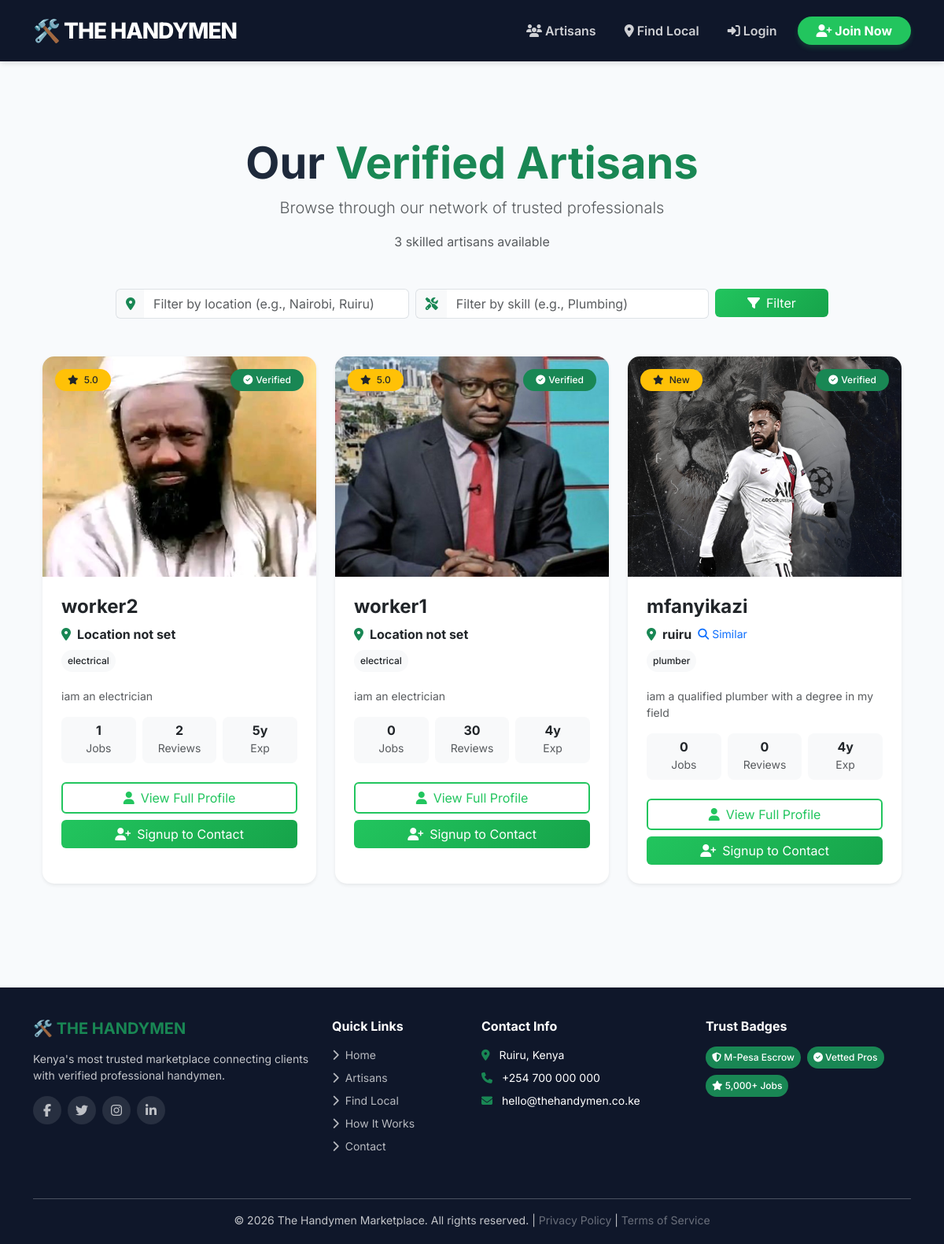
The app's page /artisans/, older data.
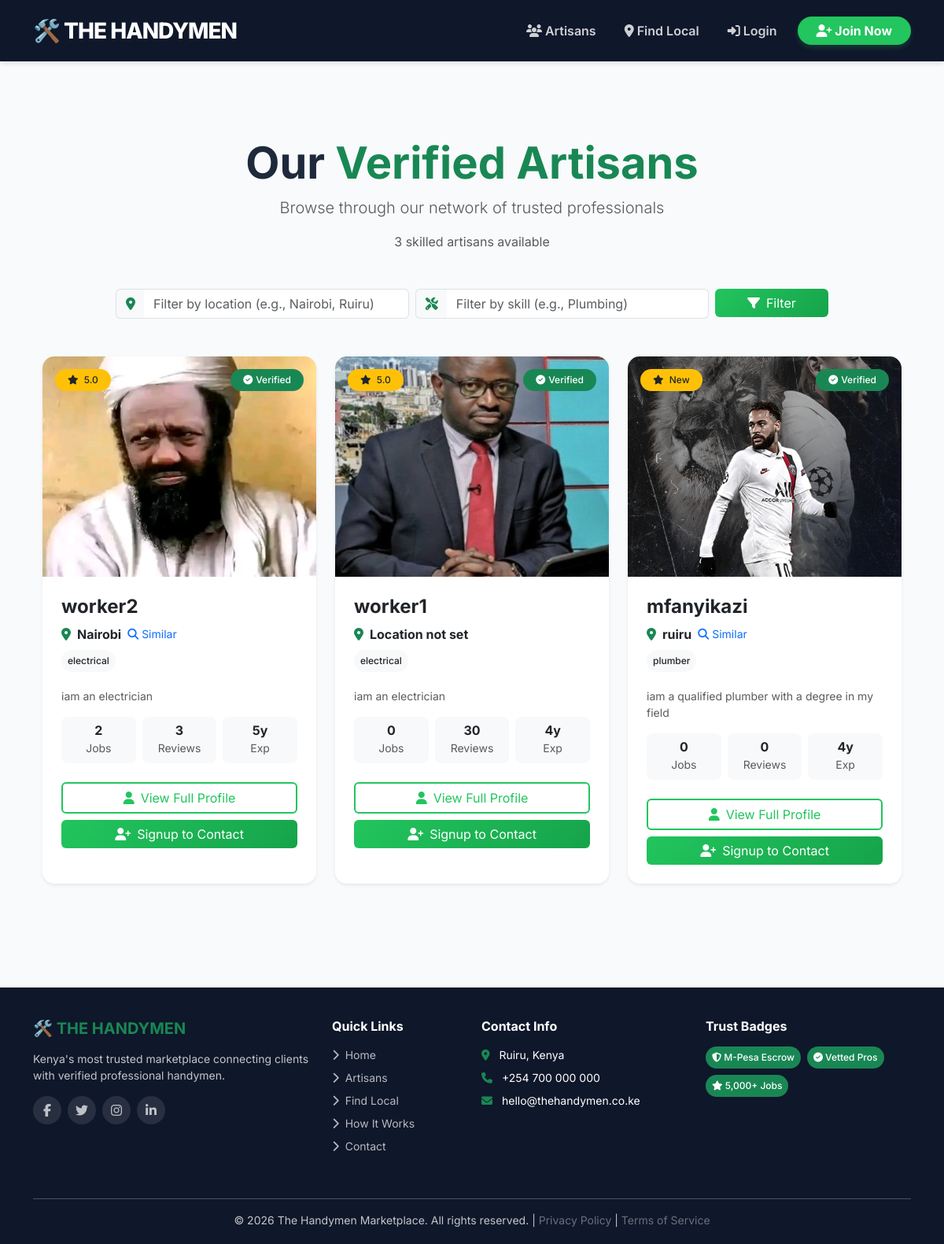
The same page, newer data.
### accounts/models.py (models this page shows, shortened)
class User(AbstractUser):
    is_handyman = models.BooleanField(default=False)
    is_client = models.BooleanField(default=False)
    is_email_verified = models.BooleanField(default=False)

class Profile(models.Model):
    user = models.OneToOneField(User, on_delete=models.CASCADE, related_name='profile')
    bio = models.TextField(max_length=500, blank=True)
    skills = models.CharField(max_length=255, blank=True)
    experience_years = models.IntegerField(default=0)
    cv = models.FileField(upload_to='cvs/', blank=True, null=True)
    is_verified = models.BooleanField(default=False)
    profile_photo = models.ImageField(upload_to='profile_photos/', null=True, blank=True)
    location = models.CharField(max_length=255, blank=True)  # Location field
    phone_number = models.CharField(max_length=15, blank=True)

### accounts/views.py (the view)
# urls.py: path('artisans/', views.artisans_list, name='artisans_list'),
def artisans_list(request):
    artisans = User.objects.filter(
        is_handyman=True,
        profile__is_verified=True
    ).select_related('profile').annotate(
        avg_rating=Avg('reviews_received__rating'),
        review_count=Count('reviews_received'),
        job_count=Count('hired_jobs', filter=Q(hired_jobs__status='completed'))
    ).order_by('-avg_rating', '-job_count')
    location = request.GET.get('location', '')
    if location:
        artisans = artisans.filter(profile__location__icontains=location)
    skill = request.GET.get('skill', '')
    if skill:
        artisans = artisans.filter(profile__skills__icontains=skill)
    return render(request, 'accounts/artisans_list.html', {
        'artisans': artisans,
        'total_artisans': artisans.count()
    })

### accounts/templates/accounts/artisans_list.html (shortened to what this page needs)
{% extends 'base.html' %}
{% load static %}
{% block content %}
<div class="container py-5">
    <div class="text-center mb-5">
        <h1 class="display-4 fw-bold">Our <span class="text-success">Verified Artisans</span></h1>
        <p class="lead text-muted">Browse through our network of trusted professionals</p>
        <p class="text-muted">{{ total_artisans }} skilled artisans available</p>
    </div>
    <div class="row mb-5">
        <div class="col-md-10 mx-auto">
            <form method="get" class="row g-2">
                <div class="col-md-5">
                    <div class="input-group">
                        <span class="input-group-text bg-light border-end-0">
                            <i class="fas fa-map-marker-alt text-success"></i>
                        </span>
                        <input type="text"
                               name="location"
                               class="form-control border-start-0"
                               placeholder="Filter by location (e.g., Nairobi, Ruiru)"
                               value="{{ request.GET.location }}">
                    </div>
                </div>
                <div class="col-md-5">
                    <div class="input-group">
                        <span class="input-group-text bg-light border-end-0">
                            <i class="fas fa-tools text-success"></i>
                        </span>
                        <input type="text"
                               name="skill"
                               class="form-control border-start-0"
                               placeholder="Filter by skill (e.g., Plumbing)"
                               value="{{ request.GET.skill }}">
                    </div>
                </div>
                <div class="col-md-2">
                    <button type="submit" class="btn btn-success w-100">
                        <i class="fas fa-filter me-2"></i>Filter
                    </button>
                </div>
            </form>
        </div>
    </div>
    <div class="row g-4">
        {% for artisan in artisans %}
        <div class="col-lg-4 col-md-6">
            <div class="card h-100 border-0 shadow-sm hover-card">
                <div class="position-relative">
                    {% if artisan.profile.profile_photo %}
                        <img src="{{ artisan.profile.profile_photo.url }}"
                             class="card-img-top"
                             style="height: 280px; object-fit: cover;"
                             alt="{{ artisan.get_full_name|default:artisan.username }}">
                    {% else %}
                        <div class="bg-light d-flex align-items-center justify-content-center"
                             style="height: 280px;">
                            <i class="fas fa-user-circle fa-5x text-secondary"></i>
                        </div>
                    {% endif %}
                    <div class="position-absolute top-0 end-0 m-3">
                        <span class="badge bg-success py-2 px-3">
                            <i class="fas fa-check-circle me-1"></i>Verified
                        </span>
                    </div>
                    <div class="position-absolute top-0 start-0 m-3">
                        <span class="badge bg-warning text-dark py-2 px-3">
                            <i class="fas fa-star me-1"></i>
                            {% if artisan.avg_rating %}
                                {{ artisan.avg_rating|floatformat:1 }}
                            {% else %}
                                New
                            {% endif %}
                        </span>
                    </div>
                </div>
                <div class="card-body p-4">
                    <div class="d-flex justify-content-between align-items-start mb-2">
                        <h4 class="fw-bold mb-0">{{ artisan.get_full_name|default:artisan.username }}</h4>
                    </div>
                    <div class="d-flex align-items-center mb-2">
                        <i class="fas fa-map-marker-alt text-success me-2"></i>
                        <span class="fw-bold">{{ artisan.profile.location|default:"Location not set" }}</span>
                        {% if artisan.profile.location %}
                            <a href="{% url 'artisans_list' %}?location={{ artisan.profile.location|urlencode }}" class="ms-2 small text-decoration-none">
                                <i class="fas fa-search"></i> Similar
                            </a>
                        {% endif %}
                    </div>
                    {% if artisan.profile.skills %}
                    <div class="mb-3">
                        {% for skill in artisan.profile.skills.split %}
                            <span class="badge bg-light text-dark me-1 mb-1 p-2">{{ skill }}</span>
                        {% endfor %}
                    </div>
                    {% endif %}
                    <p class="text-muted small mb-3">
                        {{ artisan.profile.bio|truncatechars:100|default:"No bio provided" }}
                    </p>
                    <div class="row text-center mb-4 g-2">
                        <div class="col-4">
                            <div class="bg-light rounded-3 p-2">
                                <h6 class="fw-bold mb-0">{{ artisan.job_count|default:0 }}</h6>
                                <small class="text-muted">Jobs</small>
                            </div>
                        </div>
                        <div class="col-4">
                            <div class="bg-light rounded-3 p-2">
                                <h6 class="fw-bold mb-0">{{ artisan.review_count|default:0 }}</h6>
                                <small class="text-muted">Reviews</small>
                            </div>
                        </div>
                        <div class="col-4">
                            <div class="bg-light rounded-3 p-2">
                                <h6 class="fw-bold mb-0">{{ artisan.profile.experience_years|default:0 }}y</h6>
                                <small class="text-muted">Exp</small>
                            </div>
                        </div>
                    </div>
                    <div class="d-grid gap-2">
                        <a href="{% url 'public_profile' artisan.id %}" class="btn btn-outline-success">
                            <i class="fas fa-user me-2"></i>View Full Profile
                        </a>
                        {% if user.is_authenticated %}
                            {% if user.is_client %}
                                {% if artisan.profile.phone_number %}
                                    <a href="tel:{{ artisan.profile.phone_number }}" class="btn btn-success">
                                        <i class="fas fa-phone me-2"></i>Call {{ artisan.profile.phone_number }}
                                    </a>
                                {% else %}
                                    <button class="btn btn-secondary" disabled>
                                        <i class="fas fa-phone-slash me-2"></i>No Phone Available
                                    </button>
                                {% endif %}
                            {% elif user.is_handyman %}
                                <button class="btn btn-secondary" disabled>
                                    <i class="fas fa-phone me-2"></i>Contact via Job Posting
                                </button>
                            {% endif %}
                        {% else %}
                            <a href="{% url 'signup' %}?next={% url 'public_profile' artisan.id %}" class="btn btn-success">
                                <i class="fas fa-user-plus me-2"></i>Signup to Contact
                            </a>
                        {% endif %}
                    </div>
                </div>
            </div>
        </div>
        {% endfor %}
    </div>
</div>
<link rel="stylesheet" href="https://cdnjs.cloudflare.com/ajax/libs/font-awesome/6.4.2/css/all.min.css">
{% endblock %}

Row changes from the older to the newer data that the page shows:
changed User "worker2": profile.location "Location not set" → "Nairobi"; job_count "1" → "2"; review_count "2" → "3"; now shows "Similar"
changed Profile (number 1 of 3 on the later page): location empty → "Nairobi" (drawn)
